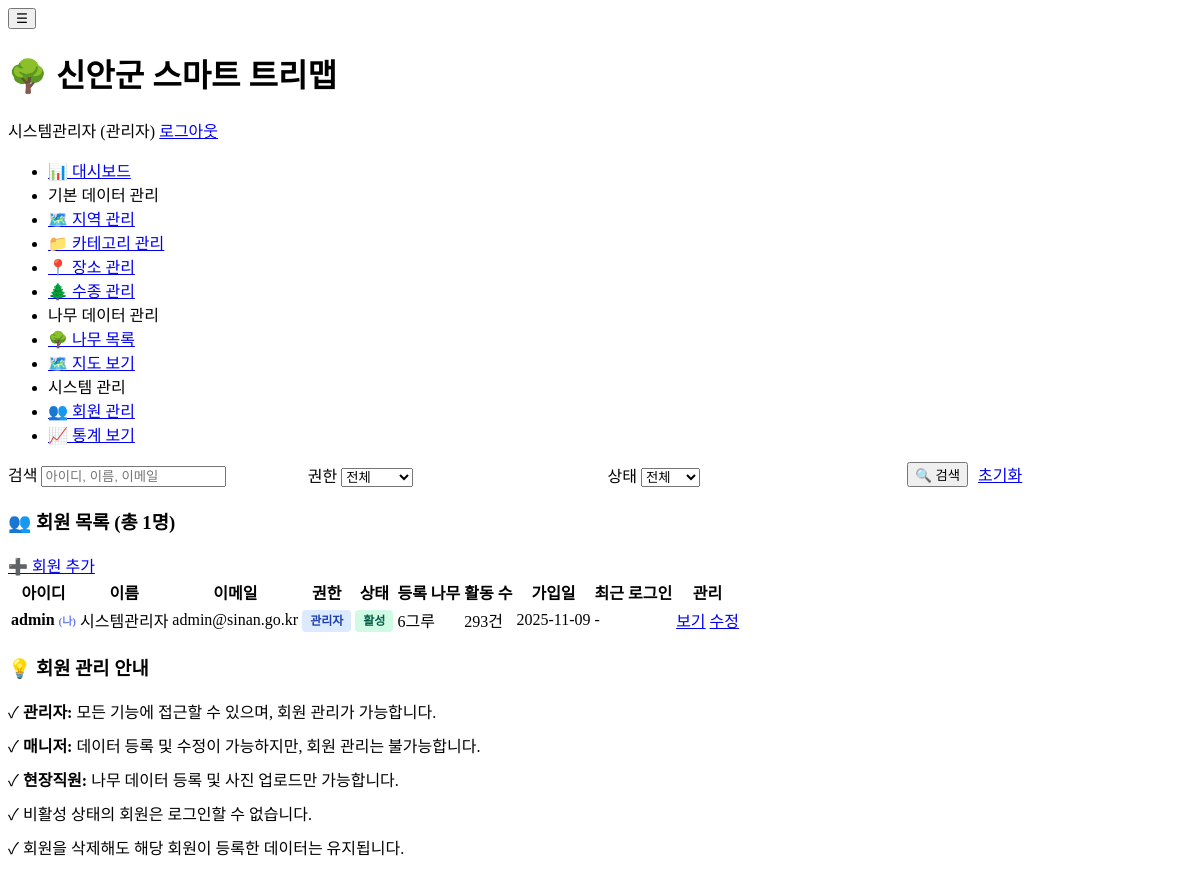
The page /admin/users/list.php (signed in) on the database its author committed.
### tables this page shows
CREATE TABLE users (
    user_id INT PRIMARY KEY AUTO_INCREMENT,
    username VARCHAR(50) UNIQUE NOT NULL,
    email VARCHAR(100) UNIQUE NOT NULL,
    password VARCHAR(255) NOT NULL,
    role ENUM('admin', 'manager', 'field_worker') DEFAULT 'field_worker',
    name VARCHAR(50),
    phone VARCHAR(20),
    created_at TIMESTAMP DEFAULT CURRENT_TIMESTAMP,
    last_login TIMESTAMP NULL,
    status ENUM('active', 'inactive') DEFAULT 'active',
    INDEX idx_username (username),
    INDEX idx_email (email),
    INDEX idx_status (status)
);

### admin/users/list.php (the view, shortened to what this page needs)
<?php
$database = new Database();
$db = $database->getConnection();
$search = isset($_GET['search']) ? sanitize($_GET['search']) : '';
$query = "SELECT u.*,
          (SELECT COUNT(*) FROM trees WHERE created_by = u.user_id) as tree_count,
          (SELECT COUNT(*) FROM activity_logs WHERE user_id = u.user_id) as activity_count
          FROM users u
          WHERE 1=1";
$query .= " ORDER BY u.created_at DESC";
$stmt = $db->prepare($query);
$stmt->execute();
$users = $stmt->fetchAll();
require_once '../../includes/header.php';
?>
<div class="card" style="margin-bottom: 20px;">
    <div class="card-body">
        <form method="GET" action="" style="display: grid; grid-template-columns: repeat(auto-fit, minmax(200px, 1fr)); gap: 15px; align-items: end;">
            <div class="form-group" style="margin-bottom: 0;">
                <label for="search">검색</label>
                <input type="text"
                       id="search"
                       name="search"
                       placeholder="아이디, 이름, 이메일"
                       value="<?php echo htmlspecialchars($search); ?>">
            </div>
            <div class="form-group" style="margin-bottom: 0;">
                <label for="role">권한</label>
                <select id="role" name="role">
                    <option value="">전체</option>
                </select>
            </div>
            <div class="form-group" style="margin-bottom: 0;">
                <label for="status">상태</label>
                <select id="status" name="status">
                    <option value="">전체</option>
                </select>
            </div>
            <div style="display: flex; gap: 10px;">
                <button type="submit" class="btn btn-primary">🔍 검색</button>
                <a href="list.php" class="btn btn-secondary">초기화</a>
            </div>
        </form>
    </div>
</div>
<div class="card">
    <div class="card-header">
        <h3 class="card-title">👥 회원 목록 (총 <?php echo count($users); ?>명)</h3>
        <a href="add.php" class="btn btn-primary">➕ 회원 추가</a>
    </div>
    <div class="card-body">
        <div class="table-wrapper">
            <table>
                <thead>
                    <tr>
                        <th>아이디</th>
                        <th>이름</th>
                        <th>이메일</th>
                        <th>권한</th>
                        <th>상태</th>
                        <th>등록 나무</th>
                        <th>활동 수</th>
                        <th>가입일</th>
                        <th>최근 로그인</th>
                        <th>관리</th>
                    </tr>
                </thead>
                <tbody>
                    <?php if (count($users) > 0): ?>
                        <?php foreach ($users as $user): ?>
                            <tr>
                                <td style="font-weight: 600;">
                                    <?php echo htmlspecialchars($user['username']); ?>
                                    <?php if ($user['user_id'] == $_SESSION['user_id']): ?>
                                        <span style="color: #667eea; font-size: 11px;">(나)</span>
                                    <?php endif; ?>
                                </td>
                                <td><?php echo htmlspecialchars($user['name'] ?: '-'); ?></td>
                                <td><?php echo htmlspecialchars($user['email']); ?></td>
                                <td>
                                    <?php
                                    $role_classes = [
                                        'admin' => 'role-admin',
                                        'manager' => 'role-manager',
                                        'field_worker' => 'role-field_worker'
                                    ];
                                    $role_labels = [
                                        'admin' => '관리자',
                                        'manager' => '매니저',
                                        'field_worker' => '현장직원'
                                    ];
                                    ?>
                                    <span class="role-badge <?php echo $role_classes[$user['role']]; ?>">
                                        <?php echo $role_labels[$user['role']]; ?>
                                    </span>
                                </td>
                                <td>
                                    <span class="status-badge status-<?php echo $user['status']; ?>">
                                        <?php echo $user['status'] === 'active' ? '활성' : '비활성'; ?>
                                    </span>
                                </td>
                                <td><?php echo number_format($user['tree_count']); ?>그루</td>
                                <td><?php echo number_format($user['activity_count']); ?>건</td>
                                <td><?php echo date('Y-m-d', strtotime($user['created_at'])); ?></td>
                                <td>
                                    <?php
                                    if ($user['last_login']) {
                                        echo date('Y-m-d H:i', strtotime($user['last_login']));
                                    } else {
                                        echo '-';
                                    }
                                    ?>
                                </td>
                                <td>
                                    <a href="view.php?id=<?php echo $user['user_id']; ?>" class="btn btn-sm btn-success">보기</a>
                                    <a href="edit.php?id=<?php echo $user['user_id']; ?>" class="btn btn-sm btn-secondary">수정</a>
                                </td>
                            </tr>
                        <?php endforeach; ?>
                    <?php endif; ?>
                </tbody>
            </table>
        </div>
    </div>
</div>
<div class="card">
    <div class="card-header">
        <h3 class="card-title">💡 회원 관리 안내</h3>
    </div>
    <div class="card-body">
        <ul style="list-style: none; padding: 0;">
            <li style="margin-bottom: 10px;">✓ <strong>관리자:</strong> 모든 기능에 접근할 수 있으며, 회원 관리가 가능합니다.</li>
            <li style="margin-bottom: 10px;">✓ <strong>매니저:</strong> 데이터 등록 및 수정이 가능하지만, 회원 관리는 불가능합니다.</li>
            <li style="margin-bottom: 10px;">✓ <strong>현장직원:</strong> 나무 데이터 등록 및 사진 업로드만 가능합니다.</li>
            <li style="margin-bottom: 10px;">✓ 비활성 상태의 회원은 로그인할 수 없습니다.</li>
            <li style="margin-bottom: 10px;">✓ 회원을 삭제해도 해당 회원이 등록한 데이터는 유지됩니다.</li>
        </ul>
    </div>
</div>
<?php require_once '../../includes/footer.php'; ?>

### admin/users/list.php (style rules this page uses)
.status-badge { padding: 4px 8px; border-radius: 4px; font-size: 12px; font-weight: 600; }
.status-active { background: #d1fae5; color: #065f46; }
.role-badge { padding: 4px 8px; border-radius: 4px; font-size: 12px; font-weight: 600; }
.role-admin { background: #dbeafe; color: #1e40af; }

### rows shown on the page
users: username "admin", shows "(나)", name "시스템관리자", email "admin@sinan.go.kr", role "관리자", status "활성", tree_count "6", activity_count "293", created_at "2025-11-09"

### other values the page prints
SITE_NAME "신안군 스마트 트리맵"
$_SESSION['name'] "시스템관리자"
count($users) "1"
